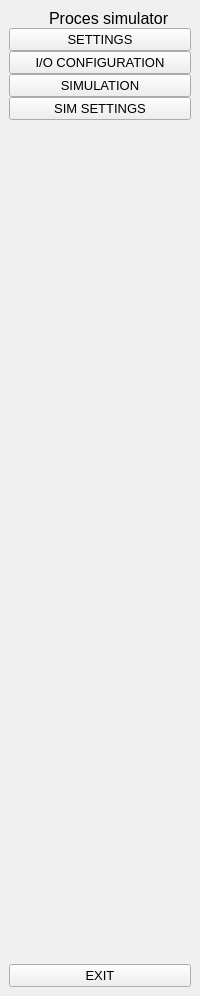
     <widget class="QWidget" name="fullMenuWidget" native="true">
      <layout class="QGridLayout" name="gridLayout_4">
       <property name="leftMargin">
        <number>9</number>
       </property>
       <property name="topMargin">
        <number>9</number>
       </property>
       <property name="rightMargin">
        <number>9</number>
       </property>
       <property name="bottomMargin">
        <number>9</number>
       </property>
       <item row="0" column="0">
        <layout class="QVBoxLayout" name="verticalLayout_2">
         <property name="spacing">
          <number>0</number>
         </property>
         <item>
          <layout class="QHBoxLayout" name="horizontalLayout_5">
           <item>
            <widget class="QLabel" name="logo2">
             <property name="minimumSize">
              <size>
               <width>0</width>
               <height>0</height>
              </size>
             </property>
             <property name="maximumSize">
              <size>
               <width>40</width>
               <height>40</height>
              </size>
             </property>
             <property name="text">
              <string/>
             </property>
             <property name="pixmap">
              <pixmap>icon/simulation.png</pixmap>
             </property>
             <property name="scaledContents">
              <bool>true</bool>
             </property>
            </widget>
           </item>
           <item>
            <widget class="QLabel" name="logoText">
             <property name="font">
              <font>
               <pointsize>12</pointsize>
              </font>
             </property>
             <property name="text">
              <string>Proces simulator</string>
             </property>
            </widget>
           </item>
          </layout>
         </item>
         <item>
          <widget class="QPushButton" name="pushButton_settingsPage2">
           <property name="font">
            <font>
             <pointsize>10</pointsize>
            </font>
           </property>
           <property name="text">
            <string>SETTINGS</string>
           </property>
           <property name="icon">
            <iconset resource="Resource.qrc">
             <normaloff>:/icon/media/icon/settings-5-32.ico</normaloff>
             <normalon>:/icon/media/icon/settings-5-32 blauw.ico</normalon>:/icon/media/icon/settings-5-32.ico</iconset>
           </property>
           <property name="iconSize">
            <size>
             <width>20</width>
             <height>20</height>
            </size>
           </property>
           <property name="checkable">
            <bool>true</bool>
           </property>
           <property name="autoExclusive">
            <bool>true</bool>
           </property>
          </widget>
         </item>
         <item>
          <widget class="QPushButton" name="pushButton_IOPage2">
           <property name="font">
            <font>
             <pointsize>10</pointsize>
            </font>
           </property>
           <property name="text">
            <string>I/O CONFIGURATION</string>
           </property>
           <property name="icon">
            <iconset resource="Resource.qrc">
             <normaloff>:/icon/media/icon/settings-12-32.ico</normaloff>
             <normalon>:/icon/media/icon/settings-12-32 blauw.ico</normalon>:/icon/media/icon/settings-12-32.ico</iconset>
           </property>
           <property name="iconSize">
            <size>
             <width>20</width>
             <height>20</height>
            </size>
           </property>
           <property name="checkable">
            <bool>true</bool>
           </property>
           <property name="autoExclusive">
            <bool>true</bool>
           </property>
          </widget>
         </item>
         <item>
          <widget class="QPushButton" name="pushButton_simPage2">
           <property name="font">
            <font>
             <pointsize>10</pointsize>
            </font>
           </property>
           <property name="text">
            <string>SIMULATION</string>
           </property>
           <property name="icon">
            <iconset resource="Resource.qrc">
             <normaloff>:/icon/media/icon/play-6-32.ico</normaloff>
             <normalon>:/icon/media/icon/play-6-32 blauw.ico</normalon>:/icon/media/icon/play-6-32.ico</iconset>
           </property>
           <property name="iconSize">
            <size>
             <width>20</width>
             <height>20</height>
            </size>
           </property>
           <property name="checkable">
            <bool>true</bool>
           </property>
           <property name="autoExclusive">
            <bool>true</bool>
           </property>
          </widget>
         </item>
         <item>
          <widget class="QPushButton" name="pushButton_simSettings2">
           <property name="font">
            <font>
             <pointsize>10</pointsize>
            </font>
           </property>
           <property name="text">
            <string>SIM SETTINGS</string>
           </property>
           <property name="icon">
            <iconset resource="Resource.qrc">
             <normaloff>:/icon/media/icon/settings-5-32.ico</normaloff>
             <normalon>:/icon/media/icon/settings-5-32 blauw.ico</normalon>:/icon/media/icon/settings-5-32.ico</iconset>
           </property>
           <property name="iconSize">
            <size>
             <width>20</width>
             <height>20</height>
            </size>
           </property>
           <property name="checkable">
            <bool>true</bool>
           </property>
           <property name="autoExclusive">
            <bool>true</bool>
           </property>
          </widget>
         </item>
        </layout>
       </item>
       <item row="3" column="0">
        <widget class="QPushButton" name="pushButton_exit2">
         <property name="font">
          <font>
           <pointsize>10</pointsize>
          </font>
         </property>
         <property name="text">
          <string>EXIT</string>
         </property>
         <property name="icon">
          <iconset resource="Resource.qrc">
           <normaloff>:/icon/media/icon/close-window-64.ico</normaloff>
           <normalon>:/icon/media/icon/close-window-64 blauw.ico</normalon>:/icon/media/icon/close-window-64.ico</iconset>
         </property>
         <property name="iconSize">
          <size>
           <width>20</width>
           <height>20</height>
          </size>
         </property>
         <property name="checkable">
          <bool>false</bool>
         </property>
         <property name="autoExclusive">
          <bool>false</bool>
         </property>
        </widget>
       </item>
       <item row="2" column="0">
        <spacer name="verticalSpacer_2">
         <property name="orientation">
          <enum>Qt::Vertical</enum>
         </property>
         <property name="sizeHint" stdset="0">
          <size>
           <width>20</width>
           <height>838</height>
          </size>
         </property>
        </spacer>
       </item>
      </layout>
     </widget>
